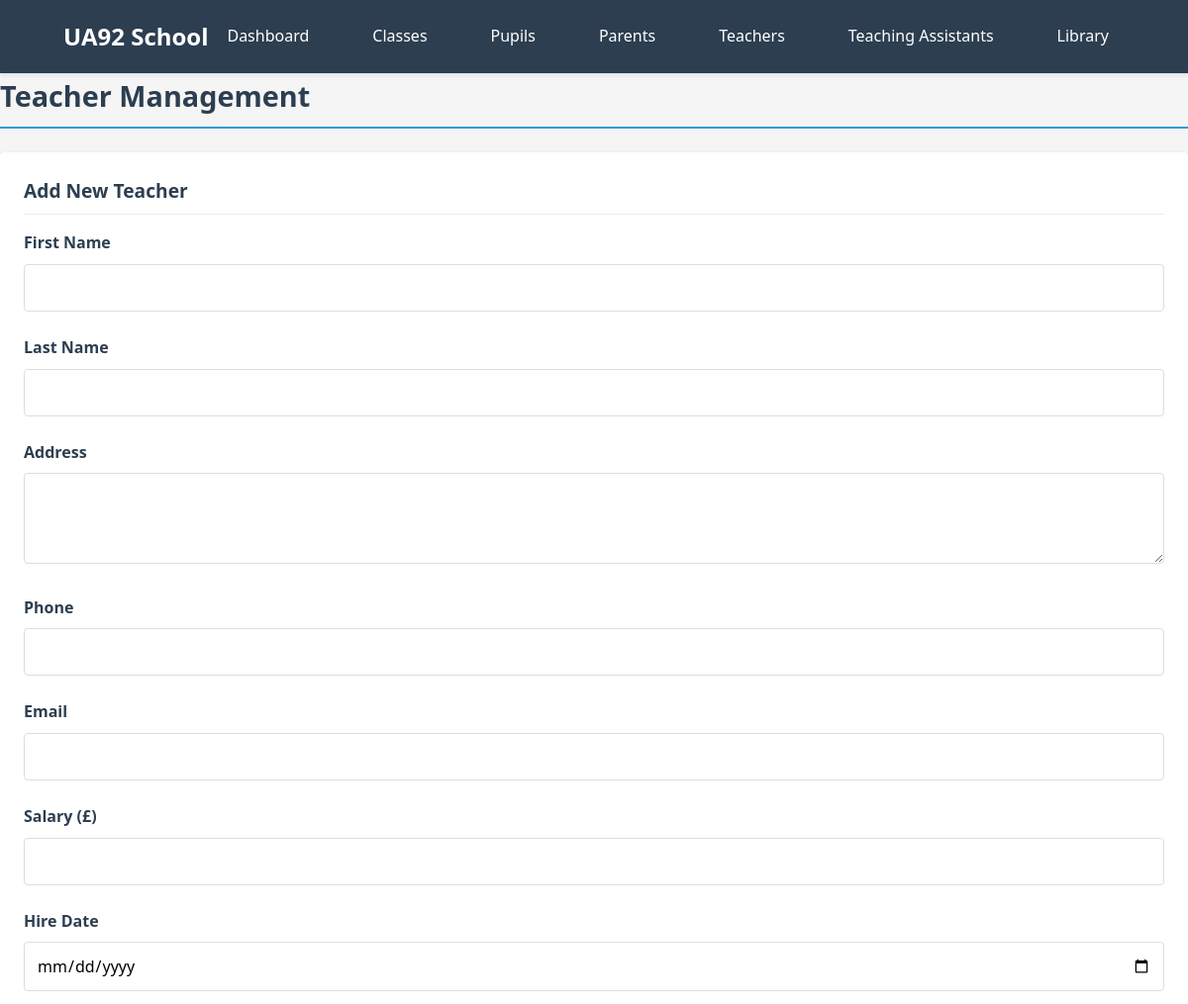
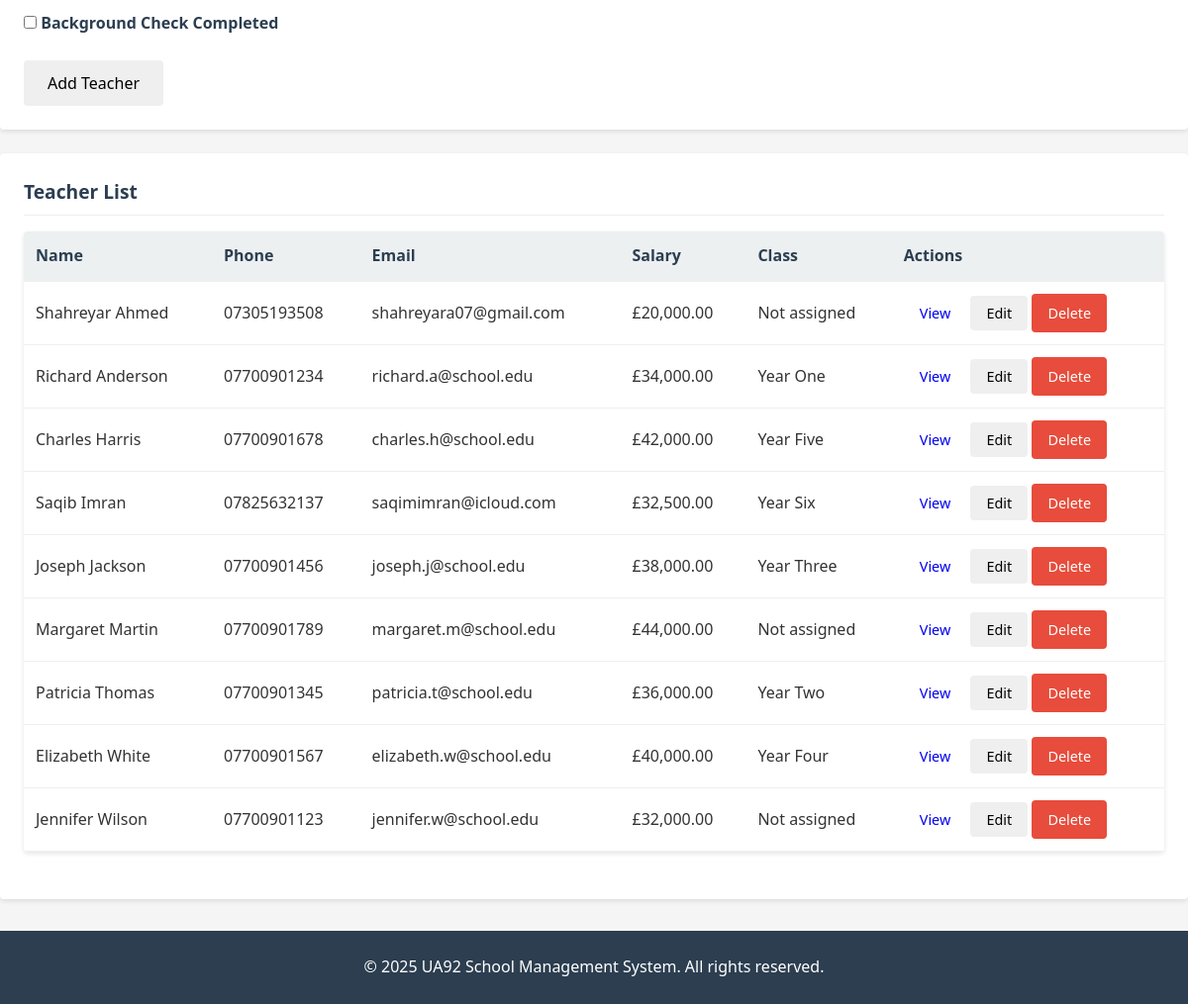
The app's page /teachers.php with its own data (2 pictures, top to bottom).
### tables this page shows
CREATE TABLE `teachers` (
  `teacher_id` int(11) NOT NULL,
  `first_name` varchar(50) NOT NULL,
  `last_name` varchar(50) NOT NULL,
  `address` text NOT NULL,
  `phone` varchar(20) NOT NULL,
  `email` varchar(100) NOT NULL,
  `salary` decimal(10,2) NOT NULL,
  `background_check` tinyint(1) DEFAULT 0,
  `hire_date` date NOT NULL
);

CREATE TABLE `classes` (
  `class_id` int(11) NOT NULL,
  `class_name` varchar(50) NOT NULL,
  `capacity` int(11) NOT NULL,
  `teacher_id` int(11) DEFAULT NULL
);

### teachers.php (the view, shortened to what this page needs)
<!DOCTYPE html>
<html lang="en">
<head>
    <link rel="stylesheet" href="styles.css">
</head>
<?php
require_once 'config.php';
include 'header.php';
$teachers = $conn->query("
    SELECT t.*, c.class_name
    FROM teachers t
    LEFT JOIN classes c ON t.teacher_id = c.teacher_id
    ORDER BY t.last_name, t.first_name
");
?>
<h1 class="section-title">Teacher Management</h1>
<div class="card">
    <div class="card-header">Add New Teacher</div>
    <form method="POST">
        <div class="form-group">
            <label class="form-label" for="first_name">First Name</label>
            <input type="text" class="form-control" id="first_name" name="first_name" required>
        </div>
        <div class="form-group">
            <label class="form-label" for="last_name">Last Name</label>
            <input type="text" class="form-control" id="last_name" name="last_name" required>
        </div>
        <div class="form-group">
            <label class="form-label" for="address">Address</label>
            <textarea class="form-control" id="address" name="address" rows="3" required></textarea>
        </div>
        <div class="form-group">
            <label class="form-label" for="phone">Phone</label>
            <input type="tel" class="form-control" id="phone" name="phone" required>
        </div>
        <div class="form-group">
            <label class="form-label" for="email">Email</label>
            <input type="email" class="form-control" id="email" name="email" required>
        </div>
        <div class="form-group">
            <label class="form-label" for="salary">Salary (£)</label>
            <input type="number" class="form-control" id="salary" name="salary" step="0.01" min="0" required>
        </div>
        <div class="form-group">
            <label class="form-label" for="hire_date">Hire Date</label>
            <input type="date" class="form-control" id="hire_date" name="hire_date" required>
        </div>
        <div class="form-group">
            <label class="form-label">
                <input type="checkbox" id="background_check" name="background_check">
                Background Check Completed
            </label>
        </div>
        <button type="submit" name="add_teacher" class="btn">Add Teacher</button>
    </form>
</div>
<div class="card">
    <div class="card-header">Teacher List</div>
    <table class="table">
        <thead>
            <tr>
                <th>Name</th>
                <th>Phone</th>
                <th>Email</th>
                <th>Salary</th>
                <th>Class</th>
                <th>Actions</th>
            </tr>
        </thead>
        <tbody>
            <?php while ($teacher = $teachers->fetch_assoc()): ?>
                <tr>
                    <td><?php echo htmlspecialchars($teacher['first_name'] . ' ' . $teacher['last_name']); ?></td>
                    <td><?php echo htmlspecialchars($teacher['phone']); ?></td>
                    <td><?php echo htmlspecialchars($teacher['email']); ?></td>
                    <td>£<?php echo number_format($teacher['salary'], 2); ?></td>
                    <td><?php echo $teacher['class_name'] ? htmlspecialchars($teacher['class_name']) : 'Not assigned'; ?></td>
                    <td>
                        <a href="teacher_details.php?id=<?php echo $teacher['teacher_id']; ?>" class="btn btn-sm">View</a>
                        <button onclick="openEditModal(
                            <?php echo $teacher['teacher_id']; ?>,
                            '<?php echo htmlspecialchars($teacher['first_name'], ENT_QUOTES); ?>',
                            '<?php echo htmlspecialchars($teacher['last_name'], ENT_QUOTES); ?>',
                            '<?php echo htmlspecialchars($teacher['address'], ENT_QUOTES); ?>',
                            '<?php echo htmlspecialchars($teacher['phone'], ENT_QUOTES); ?>',
                            '<?php echo htmlspecialchars($teacher['email'], ENT_QUOTES); ?>',
                            <?php echo $teacher['salary']; ?>,
                            '<?php echo $teacher['hire_date']; ?>',
                            <?php echo $teacher['background_check']; ?>
                        )" class="btn btn-sm">Edit</button>
                        <a href="teachers.php?delete=<?php echo $teacher['teacher_id']; ?>" class="btn btn-sm btn-danger" onclick="return confirmDelete()">Delete</a>
                    </td>
                </tr>
            <?php endwhile; ?>
        </tbody>
    </table>
</div>
<?php include 'footer.php'; ?>

### styles.css (style rules this page uses)
:root { --primary-color: #3498db; --secondary-color: #2980b9; --accent-color: #e74c3c; --light-color: #ecf0f1; --dark-color: #2c3e50; --success-color: #2ecc71; --warning-color: #f39c12; --danger-color: #e74c3c; --border-radius: 4px; --box-shadow: 0 2px 5px rgba(0,0,0,0.1); --transition: all 0.3s ease; }
* { margin: 0; padding: 0; box-sizing: border-box; font-family: 'Segoe UI', Tahoma, Geneva, Verdana, sans-serif; }
body { background-color: #f5f5f5; color: #333; line-height: 1.6; min-height: 100vh; }
.section-title { color: var(--dark-color); margin-bottom: 1.5rem; padding-bottom: 0.5rem; border-bottom: 2px solid var(--primary-color); font-size: 1.8rem; }
.card { background: white; border-radius: var(--border-radius); box-shadow: var(--box-shadow); padding: 1.5rem; margin-bottom: 1.5rem; transition: var(--transition); }
.card-header { font-size: 1.2rem; margin-bottom: 1rem; color: var(--dark-color); border-bottom: 1px solid #eee; padding-bottom: 0.5rem; font-weight: 600; display: flex; align-items: center; gap: 0.5rem; }
.form-group { margin-bottom: 1.5rem; }
.form-label { display: block; margin-bottom: 0.5rem; font-weight: 600; color: var(--dark-color); }
.form-control { width: 100%; padding: 0.75rem; border: 1px solid #ddd; border-radius: var(--border-radius); font-size: 1rem; transition: var(--transition); }
.btn { display: inline-block; padding: 0.75rem 1.5rem; border-radius: var(--border-radius); cursor: pointer; font-size: 1rem; transition: var(--transition); text-decoration: none; text-align: center; font-weight: 500; border: none; }
.btn-sm { padding: 0.5rem 1rem; font-size: 0.9rem; }
.btn-danger { background: var(--danger-color); color: white; }
.table { width: 100%; border-collapse: collapse; margin-bottom: 1.5rem; background: white; border-radius: var(--border-radius); overflow: hidden; box-shadow: var(--box-shadow); }
.table th, .table td { padding: 0.75rem; text-align: left; border-bottom: 1px solid #eee; }
.table th { background-color: var(--light-color); font-weight: 600; color: var(--dark-color); }

### records on screen
teachers: first_name+last_name "Shahreyar Ahmed", phone "07305193508", email "shahreyara07@gmail.com", salary "20,000.00", shows "Not assigned"
classes: teacher.last_name "Richard Anderson", teacher.phone "07700901234", teacher.email "richard.a@school.edu", teacher.salary "34,000.00", class_name "Year One"
classes: teacher.last_name "Charles Harris", teacher.phone "07700901678", teacher.email "charles.h@school.edu", teacher.salary "42,000.00", class_name "Year Five"
classes: teacher.last_name "Saqib Imran", teacher.phone "07825632137", teacher.email "saqimimran@icloud.com", teacher.salary "32,500.00", class_name "Year Six"
classes: teacher.last_name "Joseph Jackson", teacher.phone "07700901456", teacher.email "joseph.j@school.edu", teacher.salary "38,000.00", class_name "Year Three"
teachers: first_name+last_name "Margaret Martin", phone "07700901789", email "margaret.m@school.edu", salary "44,000.00", shows "Not assigned"
classes: teacher.last_name "Patricia Thomas", teacher.phone "07700901345", teacher.email "patricia.t@school.edu", teacher.salary "36,000.00", class_name "Year Two"
classes: teacher.last_name "Elizabeth White", teacher.phone "07700901567", teacher.email "elizabeth.w@school.edu", teacher.salary "40,000.00", class_name "Year Four"
teachers: first_name+last_name "Jennifer Wilson", phone "07700901123", email "jennifer.w@school.edu", salary "32,000.00", shows "Not assigned"
